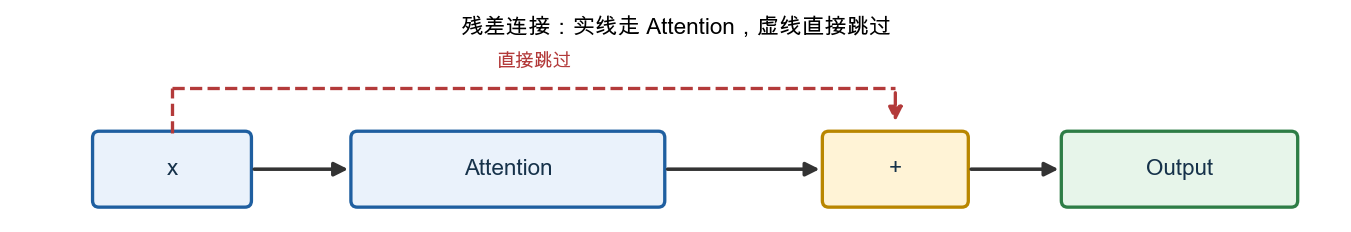

Source code (Python):
#!/usr/bin/env python3
"""生成第11章 第三节"为什么需要 Residual Connection"一节的结构图（原 Mermaid 图 1）：
x --> Attention --> + --> Output，同时 x 有一条虚线"直接跳过"支路直连到 +。
用 matplotlib 手绘方框与箭头，不依赖 Mermaid 渲染器。

修复记录：上一版把画布压得很扁，但虚线弧线的 rad 弯曲幅度没有跟着缩小，
导致弧顶超出可视区域被裁掉、中间出现断层。这一版改用"直角折线"画跳过支路
（从 x 上方走直线，转直角，再落到 + 上方），完全不依赖曲线弧度，
不会再出现因裁剪导致的断线问题；同时给 clip_on=False 做双重保险。
"""
from pathlib import Path

import matplotlib
matplotlib.use("Agg")
import matplotlib.font_manager as fm
import matplotlib.pyplot as plt
from matplotlib.patches import FancyArrowPatch, FancyBboxPatch

FONT_CANDIDATES = [
    "PingFang SC", "Microsoft YaHei", "Noto Sans CJK SC",
    "WenQuanYi Micro Hei", "Source Han Sans SC", "Arial Unicode MS",
]
available = {font.name for font in fm.fontManager.ttflist}
font = next((name for name in FONT_CANDIDATES if name in available), "DejaVu Sans")
plt.rcParams.update({"font.family": font, "axes.unicode_minus": False})


def draw_box(ax, cx, cy, w, h, text, facecolor="#EAF2FB", edgecolor="#1F5FA0", fontsize=9.5):
    box = FancyBboxPatch((cx - w / 2, cy - h / 2), w, h,
                          boxstyle="round,pad=0.015,rounding_size=0.05",
                          linewidth=1.4, edgecolor=edgecolor, facecolor=facecolor, clip_on=False)
    ax.add_patch(box)
    ax.text(cx, cy, text, ha="center", va="center", fontsize=fontsize, weight="bold",
            color="#16324a", clip_on=False)


def straight_arrow(ax, start, end, color="#333333", lw=1.5, ls="-"):
    a = FancyArrowPatch(start, end, arrowstyle="-|>", mutation_scale=12,
                         linewidth=lw, color=color, linestyle=ls, clip_on=False)
    ax.add_patch(a)


def elbow_bypass(ax, x_start, x_end, y_base, y_top, color="#B33A3A", lw=1.4):
    """画一条直角折线跳过支路：从 (x_start, y_base) 向上走到 y_top，
    水平走到 x_end 上方，再向下落回 (x_end, y_base)。不用曲线，避免裁剪断线。"""
    ax.plot([x_start, x_start], [y_base, y_top], color=color, lw=lw, ls="--", clip_on=False, zorder=1)
    ax.plot([x_start, x_end], [y_top, y_top], color=color, lw=lw, ls="--", clip_on=False, zorder=1)
    straight_arrow(ax, (x_end, y_top), (x_end, y_base + 0.05), color=color, lw=lw, ls="--")


fig, ax = plt.subplots(figsize=(10, 1.35), dpi=170)

y = 0
draw_box(ax, 0.6, y, 1.2, 0.55, "x")
draw_box(ax, 3.2, y, 2.4, 0.55, "Attention")
draw_box(ax, 6.2, y, 1.1, 0.55, "+", facecolor="#FFF3D6", edgecolor="#B98600")
draw_box(ax, 8.4, y, 1.8, 0.55, "Output", facecolor="#E7F5EA", edgecolor="#2E7D46")

straight_arrow(ax, (1.2, y), (2.0, y))
straight_arrow(ax, (4.4, y), (5.65, y))
straight_arrow(ax, (6.75, y), (7.5, y))

# 直角折线跳过支路：从 x 正上方走直线，绕过 Attention，落到 + 正上方
elbow_bypass(ax, 0.6, 6.2, y_base=0.28, y_top=0.62, color="#B33A3A", lw=1.4)
ax.text(3.4, 0.78, "直接跳过", fontsize=8, color="#B33A3A", ha="center", weight="bold", clip_on=False)

ax.set_xlim(-0.6, 9.6)
ax.set_ylim(-0.35, 1.0)
ax.axis("off")
ax.set_title("残差连接：实线走 Attention，虚线直接跳过", fontsize=9.5, weight="bold", pad=2)

output = Path(__file__).resolve().parent / "residual_shortcut_diagram.png"
fig.savefig(output, bbox_inches="tight")
print(f"saved to {output}")
